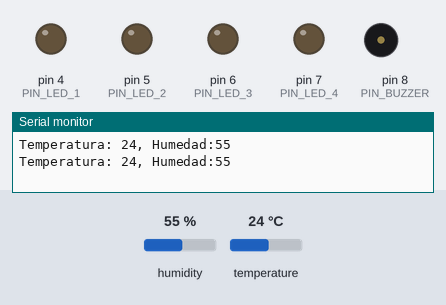
Bench run of a sketch on a simulated Arduino Uno, built with avr-gcc and run on an emulated ATmega328P. On the bench: output pins drawn as LEDs (lit = HIGH), buzzer (waves = sounding), the last lines printed to the serial monitor. Inputs (shaded band) come from the test bench; at power-on: temperature 24 °C, humidity 55 %.

Above: at 2.7 s.
2.8 s: temperature set to 28 °C
At 4.9 s:
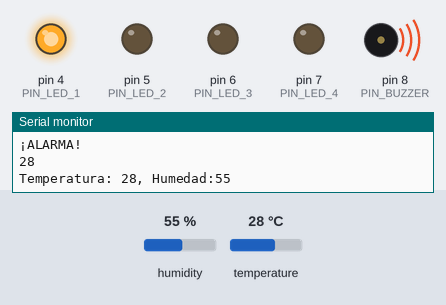
6.0 s: temperature set to 12 °C
At 8.8 s:
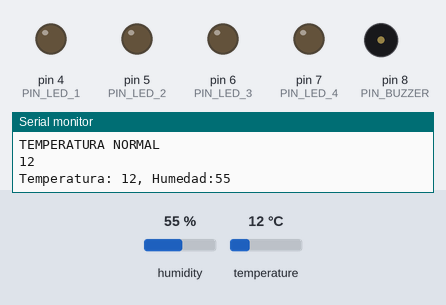
9.1 s: temperature set to 33 °C
At 11.8 s:
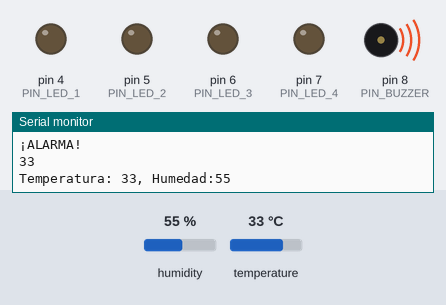
12.1 s: temperature set to 19 °C
At 14.6 s:
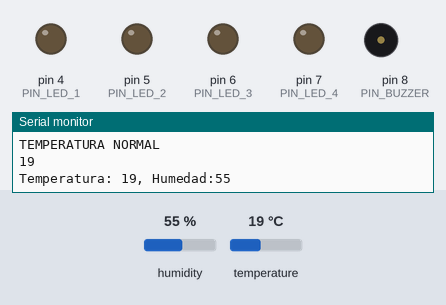
15.2 s: temperature set to 25 °C
At 17.5 s:
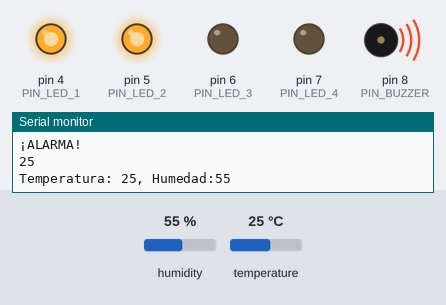
18.2 s: temperature set to 23 °C
At 20.3 s:
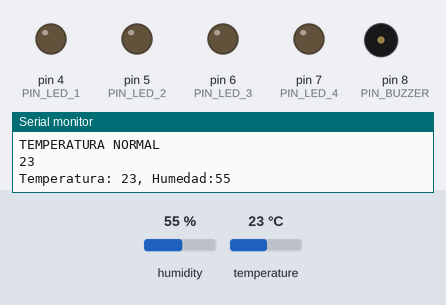
Timing chart, 0 to 21.8 s (numbered marks = the images above; inputs shaded):
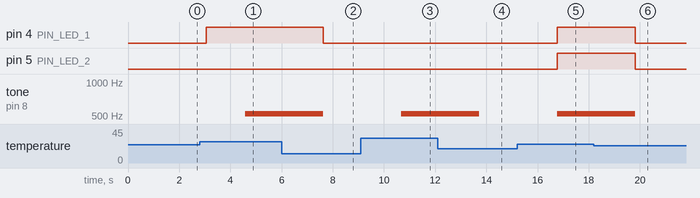

Measured:
- after the input at 2.8 s, tone on pin 8 (PIN_BUZZER): silent → 523 Hz after 1.8 s
- after the input at 6.0 s, pin 4 (PIN_LED_1): HIGH → LOW after 1.6 s; tone on pin 8 (PIN_BUZZER): 523 Hz → silent after 1.6 s
- after the input at 9.1 s, tone on pin 8 (PIN_BUZZER): silent → 523 Hz after 1.6 s
- after the input at 12.1 s, tone on pin 8 (PIN_BUZZER): 523 Hz → silent after 1.6 s
- after the input at 15.2 s, pin 4 (PIN_LED_1), pin 5 (PIN_LED_2): LOW → HIGH after 1.6 s; tone on pin 8 (PIN_BUZZER): silent → 523 Hz after 1.6 s
- after the input at 18.2 s, pin 4 (PIN_LED_1), pin 5 (PIN_LED_2): HIGH → LOW after 1.6 s; tone on pin 8 (PIN_BUZZER): 523 Hz → silent after 1.6 s

The sketch:

Ejercicio10-Alarma.ino
```cpp
//  Sistema de alarma que haga sonar el buzzer cuando la temperatura suba de 24º
//  Definir constante UMBRAL
//  Encender leds cuando supere la temperatura,24º el primer LED, 25º el segundo LED...hasta 4
//  Mandar por el puerto y la LCD la temperatura en la primera línea y mensaje de ALARMA
// o NORMAL en la segunda línea cuando supere el umbral.
//  Variable global alarma_temperatura que se actualice.

//Librería DHT11
#include <SimpleDHT.h>

#define PIN_LED_1 4
#define PIN_LED_2 5 //PWM
#define PIN_LED_3 6 //PWM
#define PIN_LED_4 7
#define PIN_DHT11 11
#define PIN_BUZZER 8
#define NOTE_C5  523  //Frecuencia de sonido del buzzer
#define UMBRAL 24
boolean alarma_temperatura;

//Objeto DHT11
SimpleDHT11 dht11(PIN_DHT11);

void setup()
{
  //Inicializo puerto serie
  Serial.begin(9600);

  pinMode(PIN_LED_1, OUTPUT);
  pinMode(PIN_LED_2, OUTPUT);
  pinMode(PIN_LED_3, OUTPUT);
  pinMode(PIN_LED_4, OUTPUT);

  if (temperatura () > UMBRAL)
  {
    alarma_temperatura = true;
    tone(PIN_BUZZER, NOTE_C5);
    Serial.println("¡ALARMA!");
  }
  else
  {
    alarma_temperatura = false;
    noTone(PIN_BUZZER);
  }

}

void loop()
{
    int temp = temperatura ();
  if (temp > UMBRAL) {
    if (!alarma_temperatura) {
      alarma_temperatura = true;
      tone(PIN_BUZZER, NOTE_C5);
      Serial.println("¡ALARMA!");
    }
  }
  else {
    if (alarma_temperatura) {
      alarma_temperatura = false;
      noTone(PIN_BUZZER);
      Serial.println("TEMPERATURA NORMAL");
    }
  }
  //Actualizar LEDs
  Serial.println(temp);
  switch (temp) {
    case 27:
      digitalWrite(PIN_LED_4, HIGH);
      digitalWrite(PIN_LED_3, HIGH);
      digitalWrite(PIN_LED_2, HIGH);
      digitalWrite(PIN_LED_1, HIGH);
      break;
    case 26:
      digitalWrite(PIN_LED_3, HIGH);
      digitalWrite(PIN_LED_2, HIGH);
      digitalWrite(PIN_LED_1, HIGH);
      break;
    case 25:
      digitalWrite(PIN_LED_2, HIGH);
      digitalWrite(PIN_LED_1, HIGH);
    case 24:
      digitalWrite(PIN_LED_1, HIGH);
      break;
  }
  if (temp < 24) {
    digitalWrite(PIN_LED_1, LOW);
    digitalWrite(PIN_LED_2, LOW);
    digitalWrite(PIN_LED_3, LOW);
    digitalWrite(PIN_LED_4, LOW);
  }
}
  float temperatura ()
  {
    byte temperature = 0;
    byte humidity = 0;
    int err = dht11.read(&temperature, &humidity, NULL);

    if (err != SimpleDHTErrSuccess)
    {
      Serial.print("Read DHT11 failed, err=");
      temperature = 0;
    }
    else
    {
      Serial.print("Temperatura: ");
      Serial.print(temperature);
      Serial.print(", Humedad:");
      Serial.println(humidity);
    }
    delay(1500);
    return temperature;
  }
```
